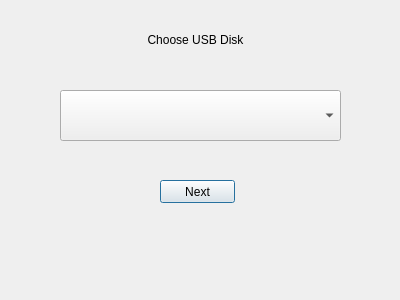
<?xml version="1.0" encoding="UTF-8"?>
<ui version="4.0">
 <class>Dialog</class>
 <widget class="QDialog" name="Dialog">
  <property name="geometry">
   <rect>
    <x>0</x>
    <y>0</y>
    <width>400</width>
    <height>300</height>
   </rect>
  </property>
  <property name="windowTitle">
   <string>Dialog</string>
  </property>
  <widget class="QComboBox" name="comboBox">
   <property name="geometry">
    <rect>
     <x>60</x>
     <y>90</y>
     <width>281</width>
     <height>51</height>
    </rect>
   </property>
  </widget>
  <widget class="QLabel" name="label">
   <property name="geometry">
    <rect>
     <x>60</x>
     <y>30</y>
     <width>271</width>
     <height>20</height>
    </rect>
   </property>
   <property name="text">
    <string>Choose USB Disk</string>
   </property>
   <property name="alignment">
    <set>Qt::AlignCenter</set>
   </property>
  </widget>
  <widget class="QPushButton" name="pushButton">
   <property name="geometry">
    <rect>
     <x>160</x>
     <y>180</y>
     <width>75</width>
     <height>23</height>
    </rect>
   </property>
   <property name="text">
    <string>Next</string>
   </property>
  </widget>
 </widget>
 <resources/>
 <connections/>
</ui>
